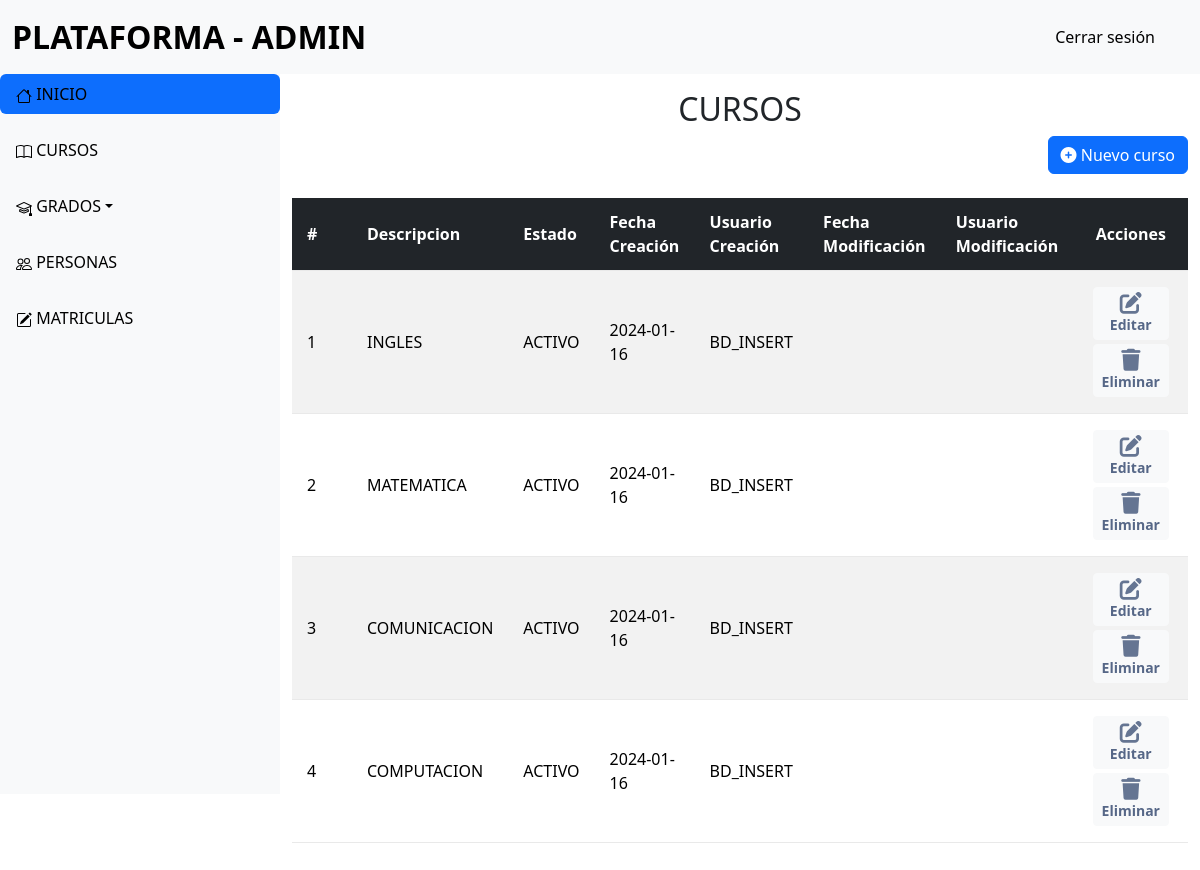
Page /APPLICATION/app/matricula/modulos/curso/curso.php on the earlier database version.
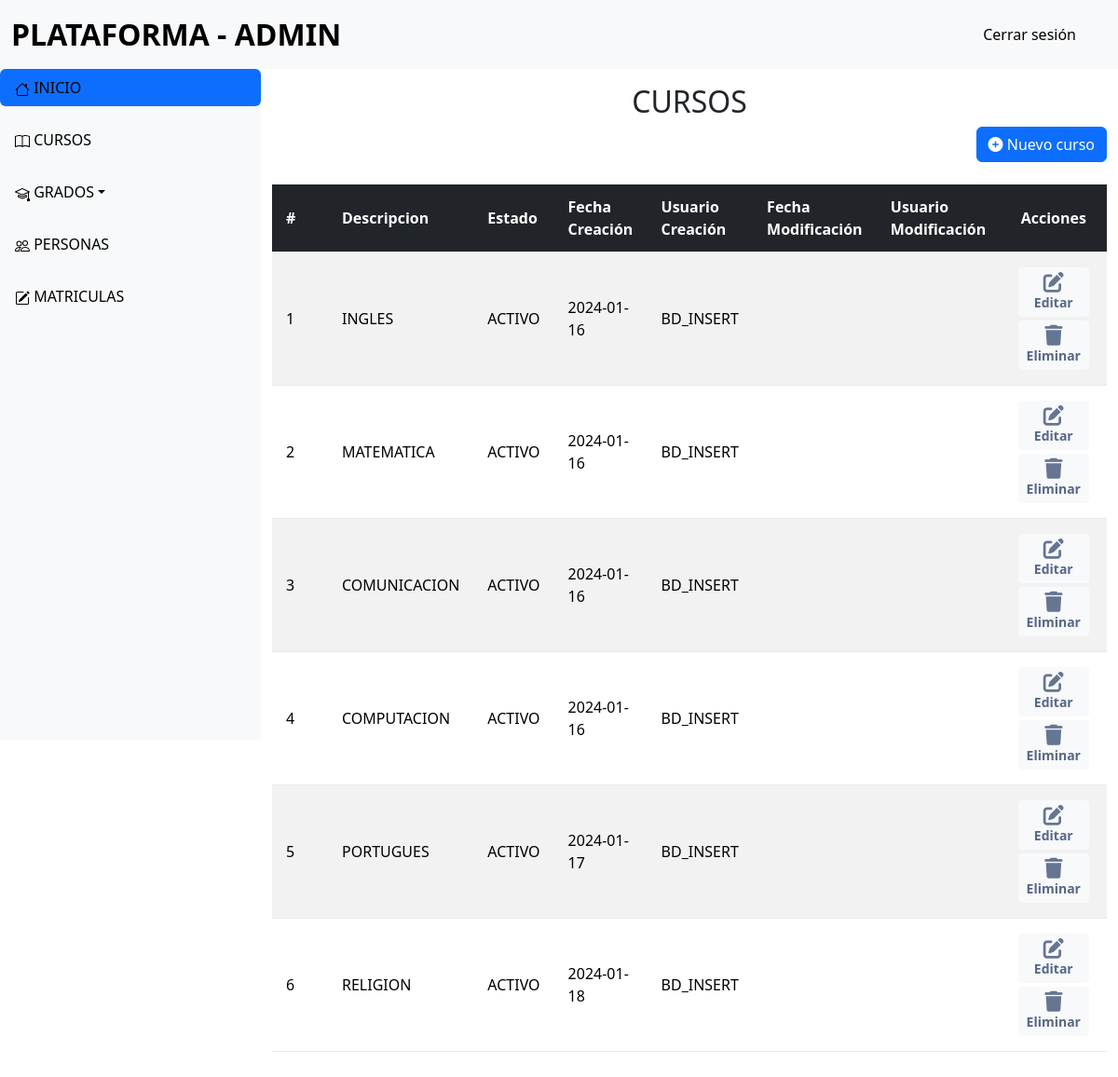
Same page on the later database version.
### tables this page shows
CREATE TABLE `curso` (
  `ID` int(11) NOT NULL,
  `Descripcion` varchar(200) NOT NULL,
  `Estado` int(11) NOT NULL,
  `FechaCreacion` datetime NOT NULL,
  `UsuarioCreacion` varchar(50) NOT NULL,
  `FechaModificacion` datetime DEFAULT NULL,
  `UsuarioModificacion` varchar(50) DEFAULT NULL
);

### APPLICATION/app/matricula/modulos/curso/curso.php (the view, shortened to what this page needs)
<?php
require '../../../config/database.php';
$sqlcursos = "SELECT p.ID, p.Descripcion, p.Estado, p.FechaCreacion, p.UsuarioCreacion, p.FechaModificacion, p.UsuarioModificacion FROM curso AS p";
$cursos = $conn->query($sqlcursos);
?>
<!DOCTYPE html>
<html lang="en">
<head>
    <link rel="stylesheet" href="../../../../assets/css/bootstrap.min.css">
    <link rel="stylesheet" href="../../../../assets/css/all.min.css">
    <link rel="stylesheet" href="../../../../assets/css/styles.css">
</head>
<body>
<?php include '../cabecera/cabecera.php'; ?>
    <div class="d-flex">
        <?php include '../lateral/lateral.php'; ?>
        <div style="width: 100%;">
            <div class="container py-3">
                <h2 class="text-center">CURSOS</h2>
                <div class="row justify-content-end">
                    <div class="col-auto">
                        <a href="#" class="btn btn-primary" data-bs-toggle="modal" data-bs-target="#nuevoModal"><i class="fa-solid fa-circle-plus"></i>
                            Nuevo curso</a>
                    </div>
                </div>
                <table class="table table-sm table-striped table-hover mt-4">
                    <thead class="table-dark">
                        <tr>
                            <th>#</th>
                            <th>Descripcion</th>
                            <th>Estado</th>
                            <th>Fecha Creación</th>
                            <th>Usuario Creación</th>
                            <th>Fecha Modificación</th>
                            <th>Usuario Modificación</th>
                            <th colspan="2" class="text-center">Acciones</th>
                        </tr>
                    </thead>
                    <tbody>
                        <?php while ($row = $cursos->fetch_assoc()) { ?>
                            <tr>
                                <td><?= $row['ID']; ?></td>
                                <td><?= $row['Descripcion']; ?></td>
                                <td><?= $row['Estado'] ==="1" ? "ACTIVO" : "INACTIVO"; ?></td>
                                <td><?= isset($row['FechaCreacion']) ? date('Y-m-d', strtotime($row['FechaCreacion'])) : ''; ?></td>
                                <td><?= $row['UsuarioCreacion']; ?></td>
                                <td><?= isset($row['FechaModificacion']) ? date('Y-m-d', strtotime($row['FechaModificacion'])): ''; ?></td>
                                <td><?= $row['UsuarioModificacion']; ?></td>
                                <td >
                                    <a href="#" class="btn btn-sm btn-light m-1 d-flex flex-column" data-bs-toggle="modal" data-bs-target="#editaModal" data-bs-id="<?= $row['ID']; ?>"><i class="fa-solid fa-pen-to-square"></i> Editar</a>
                                    <a href="#" class="btn btn-sm btn-light m-1 d-flex flex-column" data-bs-toggle="modal" data-bs-target="#eliminaModal" data-bs-id="<?= $row['ID']; ?>"><i class="fa-solid fa-trash"></i></i> Eliminar</a>
                                </td>
                            </tr>
                        <?php } ?>
                    </tbody>
                </table>
            </div>
        </div>
    </div>
</body>
</html>

### APPLICATION/app/matricula/modulos/cabecera/cabecera.php (shortened to what this page needs)
<div>
  <nav class="navbar navbar-expand-lg bg-body-tertiary">
    <div class="container-fluid">
      <a class="navbar-brand fw-bold fs-2" href="#">PLATAFORMA - ADMIN</a>
      <form class="container-fluid justify-content-end">
        <button class="btn btn-light me-2 float-end" onclick="cerrarSesion()" type="button">Cerrar sesión</button>
      </form>
    </div>
  </nav>
</div>

### APPLICATION/app/matricula/modulos/lateral/lateral.php (shortened to what this page needs)
<div class="d-flex flex-column flex-shrink-0 text-black bg-body-tertiary" style="width: 280px; height: 90vh;">
  <ul class="nav nav-pills flex-column mb-auto">
    <li class="nav-item mb-3">
      <a href="#" class="nav-link text-black active" onclick="window.location.href='../dashboard/main.php'" aria-current="page">
        INICIO
      </a>
    </li>
    <li class=" mb-3">
      <a href="#" class="nav-link text-black" onclick="window.location.href='../curso/curso.php'">
        CURSOS
      </a>
    </li>
    <li class="nav-item dropdown mb-3 d-flex">
      <a href="#" class="nav-link text-black" style="padding-right: 0px !important;">
        <span onclick="window.location.href='../grado/grado.php'">
          GRADOS
        </span>
      </a>
      <a href="#" class="nav-link dropdown-toggle text-black" style="padding-left: 0px !important;" id="navbarDropdown" role="button" data-bs-toggle="dropdown" aria-expanded="false">
      </a>
    </li>
    <li class=" mb-3">
      <a href="#" class="nav-link text-black" onclick="window.location.href='../persona/persona.php'">
        PERSONAS
      </a>
    </li>
    <li class=" mb-3">
      <a href="#" class="nav-link text-black" onclick="window.location.href='../matricula/matricula.php'">
        MATRICULAS
      </a>
    </li>
  </ul>
</div>

### APPLICATION/assets/css/styles.css (style rules this page uses)
* { box-sizing: border-box; }
body { margin: 0px; padding: 0px; }
table.table tr th, table.table tr td { border-color: #e9e9e9; padding: 12px 15px; vertical-align: middle; }
table.table tr th:first-child { width: 60px; }
table.table tr th:last-child { width: 100px; }
table.table-striped tbody tr:nth-of-type(odd) { background-color: #fcfcfc; }
table.table td:last-child i { opacity: 0.9; font-size: 22px; margin: 0 5px; }
table.table td a { font-weight: bold; color: #566787; display: inline-block; text-decoration: none; outline: none !important; }
table.table td i { font-size: 19px; }

Differences in the rows shown:
added curso: ID "5", Descripcion "PORTUGUES", Estado "ACTIVO", FechaCreacion "2024-01-17", UsuarioCreacion "BD_INSERT"
added curso: ID "6", Descripcion "RELIGION", Estado "ACTIVO", FechaCreacion "2024-01-18", UsuarioCreacion "BD_INSERT"
